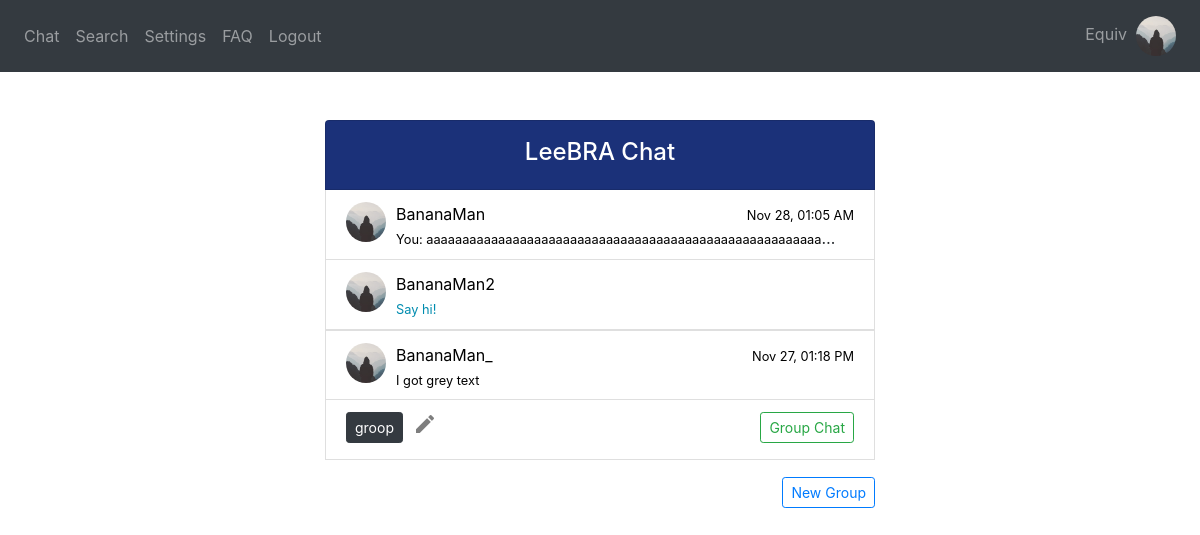
The app's page / (signed in) with its own data.
### website/models.py (models this page shows)
class User(db.Model, UserMixin):
    username = db.Column(db.String(150), unique=True)
    password = db.Column(db.String(150))
    answer = db.Column(db.String(150)) # security word
    question = db.Column(db.String(150)) # security question
    text_color = db.Column(db.String(20), default='Black') # message text color
    text_size = db.Column(db.String(20), default='Medium') # message text size
    background = db.Column(db.String(20), default='White') # background color
    status = db.Column(db.String(150))
    messages = db.relationship('Message')
    friends_list = db.relationship('Friend')
    block_list = db.relationship('Block')
    id = db.Column(db.Integer, primary_key=True)
    name = db.Column(db.String(20))
    groups = db.relationship('Group', secondary=user_groups, backref=db.backref('members', lazy='dynamic'))
    image_file = db.Column(db.String(20), nullable=False, default='default.jpg')

class Friend(db.Model):
    id = db.Column(db.Integer, primary_key=True)
    user_id = db.Column(db.Integer, db.ForeignKey('user.id')) #one-to-many relationship
    friend_id = db.Column(db.Integer)
    friend_name = db.Column(db.String(10000))

class Message(db.Model):
    id = db.Column(db.Integer, primary_key=True)
    data = db.Column(db.String(10000))
    date = db.Column(db.DateTime(timezone=True), default=func.now(tz=pytz.timezone('US/Eastern')))
    user_id = db.Column(db.Integer, db.ForeignKey('user.id')) #one-to-many relationship
    recipient_id = db.Column(db.Integer)
    group_id = db.Column(db.Integer)

class Group(db.Model):
    group_id = db.Column(db.Integer, primary_key=True)
    group_name = db.Column(db.String(20))

### website/views.py (the view, shortened to what this page needs)
@views.route('/', methods = ['GET', 'POST'])
@login_required
def chat():
    recipient = None
    return render_template("chat_menu.html", User = User, user = current_user, username = current_user.username,
        Message = Message, recipient = recipient, desc = desc, redirect = redirect, and_=and_, or_=or_, datetime=datetime)

### website/__init__.py (called while the page is built)
def create_app():
    app = Flask(__name__)
    app.config['SECRET_KEY'] = 'wadkjwlajda'
    app.config['SQLALCHEMY_DATABASE_URI'] = f'sqlite:///{DB_NAME}'
    db.init_app(app)
    from .views import views
    from .auth import auth
    from .group_views import group_views
    app.register_blueprint(views, url_prefix='/')
    app.register_blueprint(auth, url_prefix='/')
    app.register_blueprint(group_views, url_prefix='/')
    from .models import User, Message
    create_database(app)
    login_manager = LoginManager()
    login_manager.login_view = 'auth.login'
    login_manager.init_app(app)
    @login_manager.user_loader
    def load_user(id):
        return User.query.get(int(id))
    return app

### website/templates/chat_menu.html (shortened to what this page needs)
{% extends "base.html" %} {% block title %}Chat{% endblock %} {% block content
    %}
<br />
<div style =   "position: fixed;
                right: 0;
                left: 0;
                margin-right: auto;
                margin-left: auto;
                min-height: 10em;
                max-width: 550px;">
    <li style="height: 70px; background-color:rgb(27, 49, 121)" class="list-group-item"><h4 style="color:white; padding-top:5px" align="center">LeeBRA Chat</h4></li>
    {% if user.friends_list %}
        {% for friend in user.friends_list %}
            <li style="height: 70px" class="list-group-item">
                    <div style="float: left; width: 40px">
                        {% set friend_data = User.query.filter(User.id == friend.friend_id).first_or_404() %}
                    <a href="/profile/{{friend_data.username}}">
                        <img id='cornerpic' style="width:40px" class="rounded-circle account-img" src="{{ url_for('static', filename='profile_pics/' + friend_data.image_file) }}"></a>
                    </div>
                    <a style="float:top; padding-bottom: 10px; color: black" class="nav-item" href="/chat/{{friend_data.username}}"><div>
                    <div style="float:left; padding-left: 10px;">{{friend_data.username}}</div>
                    {% set most_recent = Message.query.order_by(desc(Message.id)).filter(or_(and_(Message.user_id == current_user.id, Message.recipient_id == friend.friend_id), and_(Message.recipient_id == current_user.id, Message.user_id == friend.friend_id))).first() %}
                    {% if most_recent %}
                    {% set time = datetime.timedelta(hours=5) %}
                    <div align="right">
                        {% if (most_recent.date - datetime.datetime.now()).days < 0 %}
                        <div style="float:right"><small>{{(most_recent.date - time).strftime('%b %d, %I:%M %p')}}</small></div>
                        {% elif (most_recent.date - datetime.datetime.now()).days == -1 %}
                            <div style="float:right"><small>{{(message.date - time).strftime('Yesterday, %I:%M %p')}}</small></div>
                        {% else %}
                            <div style="float:right"><small>{{(most_recent.date - time).strftime('%I:%M %p')}}</small></div>
                        {% endif %}
                    </div>
                    <div style="float:left; padding-left: 10px; width: 450px; overflow:hidden; white-space: nowrap; text-overflow: ellipsis;">
                        <small>
                        {% if most_recent.user_id == current_user.id %}
                            You: {{ Message.query.order_by(desc(Message.id)).filter(and_(Message.user_id == current_user.id, Message.recipient_id == friend.friend_id)).first().data }}
                        {% else %}
                            {{ Message.query.order_by(desc(Message.id)).filter(and_(Message.recipient_id == current_user.id, Message.user_id == friend.friend_id)).first().data }}
                        {% endif %}
                        </small>
                    </a></div>
                        <br/>
                    </div>
                    {% else %}
                    <div style="float:left; padding-left: 10px; width: 450px; overflow:hidden; white-space: nowrap; text-overflow: ellipsis;">
                        <small style="color: rgb(0, 140, 175)">Say hi!</small>
                    </div>
                    {% endif %}
            </li>
        {% endfor %}
    {% endif %}
    {% if user.groups %}
        {% for specific_group in user.groups %}
            <li style="height: 60px" class="list-group-item">
                <div style="float: left; padding-right: 10px"><a class="btn btn-dark btn-sm" id="chat" href="/group-chat/{{specific_group.group_id}}">{{specific_group.group_name}}</a></div>
                <div style="float: left"><a class="close" id="chat" href="/change-group-name/{{specific_group.group_id}}"><span aria-hidden="true"><i class="material-icons">mode_edit</i></span></a></div>
                <div align="right"><a class="btn btn-outline-success btn-sm" id="chat" href="/group-chat/{{specific_group.group_id}}">Group Chat</a></div>
            </li>
        {% endfor %}
    {% endif %}
    <div style="float: right; padding-top: 3%"><a class="btn btn-outline-primary btn-sm" id="create-group" href="/create-group">New Group</a></div>
{% endblock %}

### website/templates/base.html (shortened to what this page needs)
<!DOCTYPE html>
<html>
  <head>
    <link
      rel="stylesheet"
      href="https://stackpath.bootstrapcdn.com/bootstrap/4.4.1/css/bootstrap.min.css"
    />
    <link
      rel="stylesheet"
      href="https://stackpath.bootstrapcdn.com/font-awesome/4.7.0/css/font-awesome.min.css"
    />
  </head>
  <body>
    <nav class="navbar navbar-expand-lg navbar-dark bg-dark">
      <div class="collapse navbar-collapse" id="navbar">
        <div class="navbar-nav">
          {% if current_user.is_authenticated %}
            <a class="nav-item nav-link" id="chat" href="/">Chat</a>
            <a class="nav-item nav-link" id="search" href="/search">Search</a>
            <a class="nav-item nav-link" id="settings" href="/settings">Settings</a>
            <a class="nav-item nav-link" id="faq" href="/faq">FAQ</a>
            <a class="nav-item nav-link" id="logout" href="/logout">Logout</a>
          {% else %}
            <a class="nav-item nav-link" id="login" href="/login">Log In</a>
            <a class="nav-item nav-link" id="signUp" href="/sign-up">Sign Up</a>
            <a class="nav-item nav-link" id="faq" href="/faq">FAQ</a>
          {% endif %}
        </div>
      </div>
        <div class="navbar-nav">
          {% if current_user.is_authenticated %}
            <a class="nav-item nav-link" id="chat" href="/profile">{{current_user.username}}&nbsp;&nbsp;<img id="cornerpic" style="width: 40px;" class="rounded-circle account-img" src="{{ url_for('static', filename='profile_pics/' + current_user.image_file) }}"></a>
          {% endif %}
        </div>
    </nav>
    <br />
    <div class="container">{% block content %} {% endblock %}</div>
  </body>
</html>

### website/templates/base.html (style rules this page uses)
#cornerpic { object-fit: cover; width:40px; height:40px; }

### records on screen
User: username "Equiv", image_file (placeholder picture)
Friend: image_file (placeholder picture)
User: username "BananaMan"
Message: date "Nov 28, 01:05 AM", query.order_by "aaaaaaaaaaaaaaaaaaaaaaaaaaaaaaaaaaaaaaaaaaaaaaaaaaaaaaa…"
Friend: image_file (placeholder picture), shows "Say hi!"
User: username "BananaMan2"
Friend: image_file (placeholder picture)
User: username "BananaMan_"
Message: date "Nov 27, 01:18 PM", query.order_by "I got grey text"
Group: group_name "groop"
